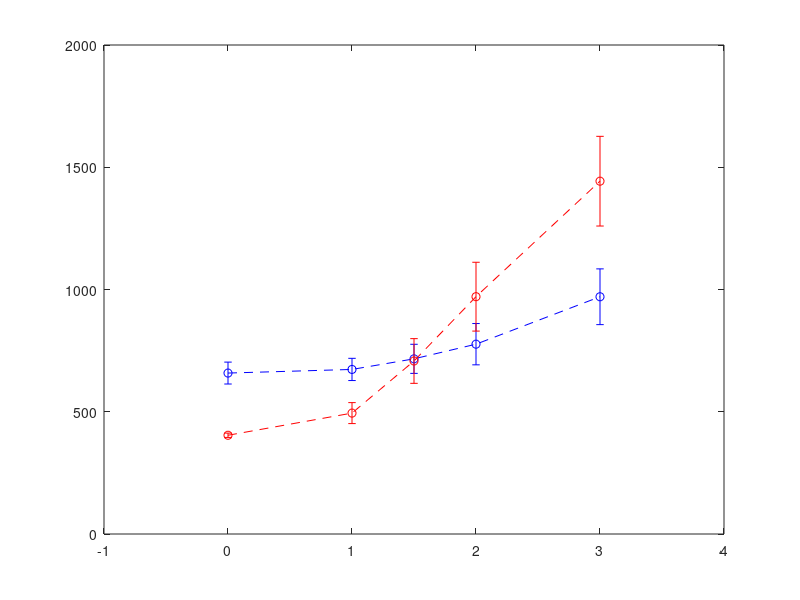

Write the MATLAB code that produced this figure. (Note: this script raises an error after producing the figure.)
%% reset
clear;
%% calculate means of needed time until 90 % of food is eaten for social and solitary worms and plot results

% load data and create variables
load('L35N40gamma0timeSocial.mat')
timeSocialGamma0 = time90percentEatenSocial;
load('L35N40gamma1timeSocial.mat')
timeSocialGamma1 = time90percentEatenSocial;
load('L35N40gamma1point5timeSocial.mat')
timeSocialGamma1point5 = time90percentEatenSocial;
load('L35N40gamma2timeSocial.mat')
timeSocialGamma2 = time90percentEatenSocial;
load('L35N40gamma3timeSocial.mat')
timeSocialGamma3 = time90percentEatenSocial;

load('L35N40gamma0timeSolitary.mat')
timeSolitaryGamma0 = time90percentEatenSolitary;
load('L35N40gamma1timeSolitary.mat')
timeSolitaryGamma1 = time90percentEatenSolitary;
load('L35N40gamma1point5timeSolitary.mat')
timeSolitaryGamma1point5 = time90percentEatenSolitary;
load('L35N40gamma2timeSolitary.mat')
timeSolitaryGamma2 = time90percentEatenSolitary;
load('L35N40gamma3timeSolitary.mat')
timeSolitaryGamma3 = time90percentEatenSolitary;

%calculate mean and confidence interval 
meansTimeSocial(1) = mean(timeSocialGamma0);
meansTimeSocial(2) = mean(timeSocialGamma1);
meansTimeSocial(3) = mean(timeSocialGamma1point5);
meansTimeSocial(4) = mean(timeSocialGamma2);
meansTimeSocial(5) = mean(timeSocialGamma3);

stdTimeSocial(1) = std(timeSocialGamma0);
stdTimeSocial(2) = std(timeSocialGamma1);
stdTimeSocial(3) = std(timeSocialGamma1point5);
stdTimeSocial(4) = std(timeSocialGamma2);
stdTimeSocial(5) = std(timeSocialGamma3);

meansTimeSolitary(1) = mean(timeSolitaryGamma0);
meansTimeSolitary(2) = mean(timeSolitaryGamma1);
meansTimeSolitary(3) = mean(timeSolitaryGamma1point5);
meansTimeSolitary(4) = mean(timeSolitaryGamma2);
meansTimeSolitary(5) = mean(timeSolitaryGamma3);


stdTimeSolitary(1) = std(timeSolitaryGamma0);
stdTimeSolitary(2) = std(timeSolitaryGamma1);
stdTimeSolitary(3) = std(timeSolitaryGamma1point5);
stdTimeSolitary(4) = std(timeSolitaryGamma2);
stdTimeSolitary(5) = std(timeSolitaryGamma3);


% plot means with error bars of 1 SD
figure('pos',[0 0 1240 1748]);
x = [0 1 1.5 2 3];
eSocial = errorbar(x,meansTimeSocial,stdTimeSocial,'--ob');
hold on
eSolitary = errorbar(x,meansTimeSolitary,stdTimeSolitary,'--or');
eSocial.LineWidth = 6;
eSocial.MarkerSize = 15;
eSocial.MarkerFaceColor = 'b';
eSocial.CapSize = 25;
eSolitary.LineWidth = 6;
eSolitary.MarkerSize = 15;
eSolitary.MarkerFaceColor = 'r';
eSolitary.CapSize = 25; 
[lgd,objects] = legend('social worms','solitary worms');
set(findobj(objects,'-property','MarkerSize'),'MarkerSize',15)
set(findobj(objects,'-property','FontSize'),'FontSize',34)
set(lgd,'FontSize',40)
lgd.Position = [0.1579 0.7879 0.3000 0.1250];
xticks(0:0.5:3)
axis([0 3 0 1800])
set(gca,'FontSize',42)
ax = gca;
ax.LineWidth = 5;
xlabel('degree of food clustering determined by \gamma')
ylabel('mean time steps')
box off

%% analyse the number of food pieces eaten by every worms

% calculate the sum of food units eaten by every worm per simulation
load('L35N40gamma0FUsIndividuallyEatenSocial.mat')
FUsSocialGamma0 = FUsEatenSocial;
FUsPerSocialWormGamma0 = zeros(40,500);
FUsPerSocialWormEffGamma0 = zeros(40,500);

for ii = 1:500
    FUsPerSocialWormGamma0(:,ii) = sum(FUsSocialGamma0(:,1:timeSocialGamma0(ii),ii),2);
    FUsPerSocialWormEffGamma0(:,ii) = sum(FUsSocialGamma0(:,2:timeSocialGamma0(ii),ii),2);
end

FUsPerSocialWormGamma0 = reshape(FUsPerSocialWormGamma0,[40*500,1]);
FUsPerSocialWormEffGamma0 = reshape(FUsPerSocialWormEffGamma0,[40*500,1]);


% social worms, gamma 1
load('L35N40gamma1FUsIndividuallyEatenSocial.mat')
FUsSocialGamma1 = FUsEatenSocial;
FUsPerSocialWormGamma1 = zeros(40,500);
FUsPerSocialWormEffGamma1 = zeros(40,500);

for ii = 1:500
    FUsPerSocialWormGamma1(:,ii) = sum(FUsSocialGamma1(:,1:timeSocialGamma1(ii),ii),2);
    FUsPerSocialWormEffGamma1(:,ii) = sum(FUsSocialGamma1(:,2:timeSocialGamma1(ii),ii),2);
end

FUsPerSocialWormGamma1 = reshape(FUsPerSocialWormGamma1,[40*500,1]);
FUsPerSocialWormEffGamma1 = reshape(FUsPerSocialWormEffGamma1,[40*500,1]);

% social worms, gamma 2
load('L35N40gamma2FUsIndividuallyEatenSocial.mat')
FUsSocialGamma2 = FUsEatenSocial;
FUsPerSocialWormGamma2 = zeros(40,500);
FUsPerSocialWormEffGamma2 = zeros(40,500);

for ii = 1:500
    FUsPerSocialWormGamma2(:,ii) = sum(FUsSocialGamma2(:,1:timeSocialGamma2(ii),ii),2);
    FUsPerSocialWormEffGamma2(:,ii) = sum(FUsSocialGamma2(:,2:timeSocialGamma2(ii),ii),2);
end

FUsPerSocialWormGamma2 = reshape(FUsPerSocialWormGamma2,[40*500,1]);
FUsPerSocialWormEffGamma2 = reshape(FUsPerSocialWormEffGamma2,[40*500,1]);


% social worms, gamma3
load('L35N40gamma3FUsIndividuallyEatenSocial.mat')
FUsSocialGamma3 = FUsEatenSocial;
FUsPerSocialWormGamma3 = zeros(40,500);
FUsPerSocialWormEffGamma3 = zeros(40,500);

for ii = 1:500
    FUsPerSocialWormGamma3(:,ii) = sum(FUsSocialGamma3(:,1:timeSocialGamma3(ii),ii),2);
    FUsPerSocialWormEffGamma3(:,ii) = sum(FUsSocialGamma3(:,2:timeSocialGamma3(ii),ii),2);
end

FUsPerSocialWormGamma3 = reshape(FUsPerSocialWormGamma3,[40*500,1]);
FUsPerSocialWormEffGamma3 = reshape(FUsPerSocialWormEffGamma3,[40*500,1]);


% solitary worms, gamma 0
load('L35N40gamma0FUsIndividuallyEatenSolitary.mat')
FUsSolitaryGamma0 = FUsEatenSolitary;
FUsPerSolitaryWormGamma0 = zeros(40,500);
FUsPerSolitaryWormEffGamma0 = zeros(40,500);

for ii = 1:500
    FUsPerSolitaryWormGamma0(:,ii) = sum(FUsSolitaryGamma0(:,1:timeSolitaryGamma0(ii),ii),2);
    FUsPerSolitaryWormEffGamma0(:,ii) = sum(FUsSolitaryGamma0(:,2:timeSolitaryGamma0(ii),ii),2);
end

FUsPerSolitaryWormGamma0 = reshape(FUsPerSolitaryWormGamma0,[40*500,1]);
FUsPerSolitaryWormEffGamma0 = reshape(FUsPerSolitaryWormEffGamma0,[40*500,1]);


% solitary worms, gamma 1
load('L35N40gamma1FUsIndividuallyEatenSolitary.mat')
FUsSolitaryGamma1 = FUsEatenSolitary;
FUsPerSolitaryWormGamma1 = zeros(40,500);
FUsPerSolitaryWormEffGamma1 = zeros(40,500);

for ii = 1:500
    FUsPerSolitaryWormGamma1(:,ii) = sum(FUsSolitaryGamma1(:,1:timeSolitaryGamma1(ii),ii),2);
    FUsPerSolitaryWormEffGamma1(:,ii) = sum(FUsSolitaryGamma1(:,2:timeSolitaryGamma1(ii),ii),2);
end

FUsPerSolitaryWormGamma1 = reshape(FUsPerSolitaryWormGamma1,[40*500,1]);
FUsPerSolitaryWormEffGamma1 = reshape(FUsPerSolitaryWormEffGamma1,[40*500,1]);


% solitary worms, gamma 2
load('L35N40gamma2FUsIndividuallyEatenSolitary.mat')
FUsSolitaryGamma2 = FUsEatenSolitary;
FUsPerSolitaryWormGamma2 = zeros(40,500);
FUsPerSolitaryWormEffGamma2 = zeros(40,500);

for ii = 1:500
    FUsPerSolitaryWormGamma2(:,ii) = sum(FUsSolitaryGamma2(:,1:timeSolitaryGamma2(ii),ii),2);
    FUsPerSolitaryWormEffGamma2(:,ii) = sum(FUsSolitaryGamma2(:,2:timeSolitaryGamma2(ii),ii),2);
end

FUsPerSolitaryWormGamma2 = reshape(FUsPerSolitaryWormGamma2,[40*500,1]);
FUsPerSolitaryWormEffGamma2 = reshape(FUsPerSolitaryWormEffGamma2,[40*500,1]);


% solitary worms, gamma3 
load('L35N40gamma3FUsIndividuallyEatenSolitary.mat')
FUsSolitaryGamma3 = FUsEatenSolitary;
FUsPerSolitaryWormGamma3 = zeros(40,500);
FUsPerSolitaryWormEffGamma3 = zeros(40,500);

for ii = 1:500
    FUsPerSolitaryWormGamma3(:,ii) = sum(FUsSolitaryGamma3(:,1:timeSolitaryGamma3(ii),ii),2);
    FUsPerSolitaryWormEffGamma3(:,ii) = sum(FUsSolitaryGamma3(:,2:timeSolitaryGamma3(ii),ii),2);
end

FUsPerSolitaryWormGamma3 = reshape(FUsPerSolitaryWormGamma3,[40*500,1]);
FUsPerSolitaryWormEffGamma3 = reshape(FUsPerSolitaryWormEffGamma3,[40*500,1]);

%% plot histograms for eaten FUs

edges = 0:10:800;

% plot normalized combined histogram for social worms
figure('pos',[0 0 1240 1748]);
hSocial(1) = histogram(FUsPerSocialWormGamma0,'BinEdges',edges,'Normalization','probability','DisplayStyle','stairs','EdgeColor','r');
hold on
hSocial(2) = histogram(FUsPerSocialWormGamma1,'BinEdges',edges,'Normalization','probability','DisplayStyle','stairs','EdgeColor','k');
hSocial(3) = histogram(FUsPerSocialWormGamma2,'BinEdges',edges,'Normalization','probability','DisplayStyle','stairs','EdgeColor','b');
hSocial(4) = histogram(FUsPerSocialWormGamma3,'BinEdges',edges,'Normalization','probability','DisplayStyle','stairs','EdgeColor','g');
legend(hSocial,'\gamma = 0','\gamma = 1','\gamma = 2','\gamma = 3');
hSocial(1).LineWidth = 6;
hSocial(2).LineWidth = 6;
hSocial(3).LineWidth = 6;
hSocial(4).LineWidth = 6;
ax = gca;
ax.FontSize = 42;
ax.LineWidth = 5;
ylim([0 0.20])
ylabel('relative frequency')
xlabel('individually eaten food units')
lgd = findobj(gcf, 'Type', 'Legend');
lgd.LineWidth = 6;
lgd.FontSize = 50;
box off

%% plot same for solitary worms 

edges = 0:10:800;

figure('pos',[0 0 1240 1748]);
hSolitary(1) = histogram(FUsPerSolitaryWormGamma0,'BinEdges',edges,'Normalization','probability','DisplayStyle','stairs','EdgeColor','r');
hold on
hSolitary(2) = histogram(FUsPerSolitaryWormGamma1,'BinEdges',edges,'Normalization','probability','DisplayStyle','stairs','EdgeColor','k');
hSolitary(3) = histogram(FUsPerSolitaryWormGamma2,'BinEdges',edges,'Normalization','probability','DisplayStyle','stairs','EdgeColor','b');
hSolitary(4) = histogram(FUsPerSolitaryWormGamma3,'BinEdges',edges,'Normalization','probability','DisplayStyle','stairs','EdgeColor','g');
legend(hSolitary,'\gamma = 0','\gamma = 1','\gamma = 2','\gamma = 3');
hSolitary(1).LineWidth = 6;
hSolitary(2).LineWidth = 6;
hSolitary(3).LineWidth = 6;
hSolitary(4).LineWidth = 6;
ax = gca;
ax.FontSize = 42;
ax.LineWidth = 5;
ylim([0 0.20])
ylabel('relative frequency')
xlabel('individually eaten food units')
lgd = findobj(gcf, 'Type', 'Legend');
lgd.LineWidth = 6;
lgd.FontSize = 50;
box off
%% calculate efficiencies 

% social, gamma 0
load('L35N40gamma0stepsSocial.mat')
allStepsSocialGamma0 = allStepsSocial;
summedStepsSocialGamma0 = zeros(40,500);

for ii = 1:500
    summedStepsSocialGamma0(:,ii) = sum(allStepsSocialGamma0(:,1:timeSocialGamma0(ii)-1,ii),2);
end

summedStepsSocialGamma0 = reshape(summedStepsSocialGamma0,[40*500,1]);

% social, gamma 1
load('L35N40gamma1stepsSocial.mat')
allStepsSocialGamma1 = allStepsSocial;
summedStepsSocialGamma1 = zeros(40,500);

for ii = 1:500
    summedStepsSocialGamma1(:,ii) = sum(allStepsSocialGamma1(:,1:timeSocialGamma1(ii)-1,ii),2);
end

summedStepsSocialGamma1 = reshape(summedStepsSocialGamma1,[40*500,1]);

% social, gamma 2
load('L35N40gamma2stepsSocial.mat')
allStepsSocialGamma2 = allStepsSocial;
summedStepsSocialGamma2 = zeros(40,500);

for ii = 1:500
    summedStepsSocialGamma2(:,ii) = sum(allStepsSocialGamma2(:,1:timeSocialGamma2(ii)-1,ii),2);
end

summedStepsSocialGamma2 = reshape(summedStepsSocialGamma2,[40*500,1]);

% social, gamma 3 
load('L35N40gamma3stepsSocial.mat')
allStepsSocialGamma3 = allStepsSocial;
summedStepsSocialGamma3 = zeros(40,500);

for ii = 1:500
    summedStepsSocialGamma3(:,ii) = sum(allStepsSocialGamma3(:,1:timeSocialGamma3(ii)-1,ii),2);
end

summedStepsSocialGamma3 = reshape(summedStepsSocialGamma3,[40*500,1]);

% solitary, gamma 0
load('L35N40gamma0stepsSolitary.mat')
allStepsSolitaryGamma0 = allStepsSolitary;
summedStepsSolitaryGamma0 = zeros(40,500);

for ii = 1:500
    summedStepsSolitaryGamma0(:,ii) = sum(allStepsSolitaryGamma0(:,1:timeSolitaryGamma0(ii)-1,ii),2);
end

summedStepsSolitaryGamma0 = reshape(summedStepsSolitaryGamma0,[40*500,1]);

% solitary, gamma 1
load('L35N40gamma1stepsSolitary.mat')
allStepsSolitaryGamma1 = allStepsSolitary;
summedStepsSolitaryGamma1 = zeros(40,500);

for ii = 1:500
    summedStepsSolitaryGamma1(:,ii) = sum(allStepsSolitaryGamma1(:,1:timeSolitaryGamma1(ii)-1,ii),2);
end

summedStepsSolitaryGamma1 = reshape(summedStepsSolitaryGamma1,[40*500,1]);

% solitary, gamma 2
load('L35N40gamma2stepsSolitary.mat')
allStepsSolitaryGamma2 = allStepsSolitary;
summedStepsSolitaryGamma2 = zeros(40,500);

for ii = 1:500
    summedStepsSolitaryGamma2(:,ii) = sum(allStepsSolitaryGamma2(:,1:timeSolitaryGamma2(ii)-1,ii),2);
end

summedStepsSolitaryGamma2 = reshape(summedStepsSolitaryGamma2,[40*500,1]);

% solitary, gamma 3
load('L35N40gamma3stepsSolitary.mat')
allStepsSolitaryGamma3 = allStepsSolitary;
summedStepsSolitaryGamma3 = zeros(40,500);

for ii = 1:500
    summedStepsSolitaryGamma3(:,ii) = sum(allStepsSolitaryGamma3(:,1:timeSolitaryGamma3(ii)-1,ii),2);
end

summedStepsSolitaryGamma3 = reshape(summedStepsSolitaryGamma3,[40*500,1]);

% compute individual efficiencies 
efficienciesSocialGamma0 = FUsPerSocialWormEffGamma0./summedStepsSocialGamma0;
efficienciesSocialGamma1 = FUsPerSocialWormEffGamma1./summedStepsSocialGamma1;
efficienciesSocialGamma2 = FUsPerSocialWormEffGamma2./summedStepsSocialGamma2;
efficienciesSocialGamma3 = FUsPerSocialWormEffGamma3./summedStepsSocialGamma3;
efficienciesSolitaryGamma0 = FUsPerSolitaryWormEffGamma0./summedStepsSolitaryGamma0;
efficienciesSolitaryGamma1 = FUsPerSolitaryWormEffGamma1./summedStepsSolitaryGamma1;
efficienciesSolitaryGamma2 = FUsPerSolitaryWormEffGamma2./summedStepsSolitaryGamma2;
efficienciesSolitaryGamma3 = FUsPerSolitaryWormEffGamma3./summedStepsSolitaryGamma3;

%% plot histograms of individual efficiencies of social worms
edges = 0:0.01:1;

figure('pos',[0 0 1240 1748]);
hisSocial(1) = histogram(efficienciesSocialGamma0,'BinEdges',edges,'Normalization','probability','DisplayStyle','stairs','EdgeColor','r');
hold on
hisSocial(2) = histogram(efficienciesSocialGamma1,'BinEdges',edges,'Normalization','probability','DisplayStyle','stairs','EdgeColor','k');
hisSocial(3) = histogram(efficienciesSocialGamma2,'BinEdges',edges,'Normalization','probability','DisplayStyle','stairs','EdgeColor','b');
hisSocial(4) = histogram(efficienciesSocialGamma3,'BinEdges',edges,'Normalization','probability','DisplayStyle','stairs','EdgeColor','g');
legend(hisSocial,'\gamma = 0','\gamma = 1','\gamma = 2','\gamma = 3');
hisSocial(1).LineWidth = 6;
hisSocial(2).LineWidth = 6;
hisSocial(3).LineWidth = 6;
hisSocial(4).LineWidth = 6;
ax = gca;
ax.FontSize = 42;
ax.LineWidth = 5;
ylim([0 0.1])
ylabel('relative frequency')
xlabel('individual foraging efficiency')
lgd = findobj(gcf, 'Type', 'Legend');
lgd.LineWidth = 6;
lgd.FontSize = 50;
box off
%% plot histograms of individual foraging efficiencies of solitary worms
edges = 0:0.01:1;

figure('pos',[0 0 1240 1748]);
hisSolitary(1) = histogram(efficienciesSolitaryGamma0,'BinEdges',edges,'Normalization','probability','DisplayStyle','stairs','EdgeColor','r');
hold on
hisSolitary(2) = histogram(efficienciesSolitaryGamma1,'BinEdges',edges,'Normalization','probability','DisplayStyle','stairs','EdgeColor','k');
hisSolitary(3) = histogram(efficienciesSolitaryGamma2,'BinEdges',edges,'Normalization','probability','DisplayStyle','stairs','EdgeColor','b');
hisSolitary(4) = histogram(efficienciesSolitaryGamma3,'BinEdges',edges,'Normalization','probability','DisplayStyle','stairs','EdgeColor','g');
legend(hisSolitary,'\gamma = 0','\gamma = 1','\gamma = 2','\gamma = 3');
hisSolitary(1).LineWidth = 6;
hisSolitary(2).LineWidth = 6;
hisSolitary(3).LineWidth = 6;
hisSolitary(4).LineWidth = 6;
ax = gca;
ax.FontSize = 42;
ax.LineWidth = 5;
ylim([0 0.1])
ylabel('relative frequency')
xlabel('individual foraging efficiency')
lgd = findobj(gcf, 'Type', 'Legend');
lgd.LineWidth = 6;
lgd.FontSize = 50;
box off